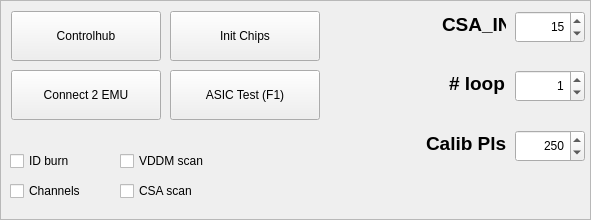
  <widget class="QFrame" name="EMU_SETTINGS">
   <property name="geometry">
    <rect>
     <x>479</x>
     <y>2</y>
     <width>591</width>
     <height>220</height>
    </rect>
   </property>
   <property name="statusTip">
    <string notr="true"/>
   </property>
   <property name="styleSheet">
    <string notr="true"/>
   </property>
   <property name="frameShape">
    <enum>QFrame::StyledPanel</enum>
   </property>
   <property name="frameShadow">
    <enum>QFrame::Raised</enum>
   </property>
   <widget class="QSpinBox" name="sbCSAIN">
    <property name="geometry">
     <rect>
      <x>515</x>
      <y>11</y>
      <width>70</width>
      <height>32</height>
     </rect>
    </property>
    <property name="sizePolicy">
     <sizepolicy hsizetype="Minimum" vsizetype="Preferred">
      <horstretch>0</horstretch>
      <verstretch>0</verstretch>
     </sizepolicy>
    </property>
    <property name="layoutDirection">
     <enum>Qt::LeftToRight</enum>
    </property>
    <property name="alignment">
     <set>Qt::AlignRight|Qt::AlignTrailing|Qt::AlignVCenter</set>
    </property>
    <property name="maximum">
     <number>63</number>
    </property>
    <property name="value">
     <number>15</number>
    </property>
   </widget>
   <widget class="QLabel" name="lbCSAIN">
    <property name="geometry">
     <rect>
      <x>442</x>
      <y>11</y>
      <width>64</width>
      <height>27</height>
     </rect>
    </property>
    <property name="font">
     <font>
      <pointsize>14</pointsize>
      <weight>75</weight>
      <bold>true</bold>
     </font>
    </property>
    <property name="text">
     <string>CSA_IN</string>
    </property>
   </widget>
   <widget class="QToolButton" name="pbASIC">
    <property name="geometry">
     <rect>
      <x>170</x>
      <y>70</y>
      <width>150</width>
      <height>50</height>
     </rect>
    </property>
    <property name="sizePolicy">
     <sizepolicy hsizetype="Maximum" vsizetype="Fixed">
      <horstretch>1</horstretch>
      <verstretch>0</verstretch>
     </sizepolicy>
    </property>
    <property name="toolTip">
     <string notr="true"/>
    </property>
    <property name="statusTip">
     <string notr="true"/>
    </property>
    <property name="whatsThis">
     <string notr="true"/>
    </property>
    <property name="accessibleName">
     <string notr="true"/>
    </property>
    <property name="accessibleDescription">
     <string notr="true"/>
    </property>
    <property name="text">
     <string>ASIC Test (F1)</string>
    </property>
   </widget>
   <widget class="QSpinBox" name="sbCalibPls">
    <property name="geometry">
     <rect>
      <x>515</x>
      <y>130</y>
      <width>70</width>
      <height>32</height>
     </rect>
    </property>
    <property name="sizePolicy">
     <sizepolicy hsizetype="Minimum" vsizetype="Preferred">
      <horstretch>0</horstretch>
      <verstretch>0</verstretch>
     </sizepolicy>
    </property>
    <property name="layoutDirection">
     <enum>Qt::LeftToRight</enum>
    </property>
    <property name="alignment">
     <set>Qt::AlignRight|Qt::AlignTrailing|Qt::AlignVCenter</set>
    </property>
    <property name="maximum">
     <number>255</number>
    </property>
    <property name="value">
     <number>250</number>
    </property>
   </widget>
   <widget class="QLabel" name="lbCalibPls">
    <property name="geometry">
     <rect>
      <x>426</x>
      <y>130</y>
      <width>80</width>
      <height>27</height>
     </rect>
    </property>
    <property name="font">
     <font>
      <pointsize>14</pointsize>
      <weight>75</weight>
      <bold>true</bold>
     </font>
    </property>
    <property name="text">
     <string>Calib Pls.</string>
    </property>
   </widget>
   <widget class="QSpinBox" name="sbLoopPls">
    <property name="geometry">
     <rect>
      <x>515</x>
      <y>70</y>
      <width>70</width>
      <height>32</height>
     </rect>
    </property>
    <property name="sizePolicy">
     <sizepolicy hsizetype="Minimum" vsizetype="Preferred">
      <horstretch>0</horstretch>
      <verstretch>0</verstretch>
     </sizepolicy>
    </property>
    <property name="layoutDirection">
     <enum>Qt::LeftToRight</enum>
    </property>
    <property name="alignment">
     <set>Qt::AlignRight|Qt::AlignTrailing|Qt::AlignVCenter</set>
    </property>
    <property name="minimum">
     <number>0</number>
    </property>
    <property name="maximum">
     <number>999999999</number>
    </property>
    <property name="value">
     <number>1</number>
    </property>
   </widget>
   <widget class="QLabel" name="lbLoopPls">
    <property name="geometry">
     <rect>
      <x>449</x>
      <y>70</y>
      <width>57</width>
      <height>27</height>
     </rect>
    </property>
    <property name="font">
     <font>
      <pointsize>14</pointsize>
      <weight>75</weight>
      <bold>true</bold>
     </font>
    </property>
    <property name="text">
     <string># loop</string>
    </property>
   </widget>
   <widget class="QCheckBox" name="cbVDDMscan">
    <property name="geometry">
     <rect>
      <x>120</x>
      <y>150</y>
      <width>101</width>
      <height>22</height>
     </rect>
    </property>
    <property name="text">
     <string>VDDM scan</string>
    </property>
   </widget>
   <widget class="QCheckBox" name="cbCSAscan">
    <property name="geometry">
     <rect>
      <x>120</x>
      <y>180</y>
      <width>88</width>
      <height>22</height>
     </rect>
    </property>
    <property name="text">
     <string>CSA scan</string>
    </property>
   </widget>
   <widget class="QCheckBox" name="cbIDburn">
    <property name="geometry">
     <rect>
      <x>10</x>
      <y>150</y>
      <width>88</width>
      <height>22</height>
     </rect>
    </property>
    <property name="text">
     <string>ID burn</string>
    </property>
   </widget>
   <widget class="QCheckBox" name="cbChannels">
    <property name="geometry">
     <rect>
      <x>10</x>
      <y>180</y>
      <width>101</width>
      <height>22</height>
     </rect>
    </property>
    <property name="text">
     <string>Channels</string>
    </property>
   </widget>
   <widget class="QToolButton" name="pbControlHub">
    <property name="geometry">
     <rect>
      <x>11</x>
      <y>11</y>
      <width>150</width>
      <height>50</height>
     </rect>
    </property>
    <property name="sizePolicy">
     <sizepolicy hsizetype="Maximum" vsizetype="Fixed">
      <horstretch>1</horstretch>
      <verstretch>0</verstretch>
     </sizepolicy>
    </property>
    <property name="toolTip">
     <string notr="true"/>
    </property>
    <property name="statusTip">
     <string notr="true"/>
    </property>
    <property name="whatsThis">
     <string notr="true"/>
    </property>
    <property name="accessibleName">
     <string notr="true"/>
    </property>
    <property name="accessibleDescription">
     <string notr="true"/>
    </property>
    <property name="autoFillBackground">
     <bool>true</bool>
    </property>
    <property name="text">
     <string>Controlhub</string>
    </property>
   </widget>
   <widget class="QToolButton" name="pbConnect2EMU">
    <property name="geometry">
     <rect>
      <x>11</x>
      <y>70</y>
      <width>150</width>
      <height>50</height>
     </rect>
    </property>
    <property name="sizePolicy">
     <sizepolicy hsizetype="Maximum" vsizetype="Fixed">
      <horstretch>1</horstretch>
      <verstretch>0</verstretch>
     </sizepolicy>
    </property>
    <property name="toolTip">
     <string notr="true"/>
    </property>
    <property name="statusTip">
     <string notr="true"/>
    </property>
    <property name="whatsThis">
     <string notr="true"/>
    </property>
    <property name="accessibleName">
     <string notr="true"/>
    </property>
    <property name="accessibleDescription">
     <string notr="true"/>
    </property>
    <property name="text">
     <string>Connect 2 EMU</string>
    </property>
   </widget>
   <widget class="QToolButton" name="pbInitChips">
    <property name="geometry">
     <rect>
      <x>170</x>
      <y>11</y>
      <width>150</width>
      <height>50</height>
     </rect>
    </property>
    <property name="sizePolicy">
     <sizepolicy hsizetype="Maximum" vsizetype="Fixed">
      <horstretch>1</horstretch>
      <verstretch>0</verstretch>
     </sizepolicy>
    </property>
    <property name="toolTip">
     <string notr="true"/>
    </property>
    <property name="statusTip">
     <string notr="true"/>
    </property>
    <property name="whatsThis">
     <string notr="true"/>
    </property>
    <property name="accessibleName">
     <string notr="true"/>
    </property>
    <property name="accessibleDescription">
     <string notr="true"/>
    </property>
    <property name="text">
     <string>Init Chips</string>
    </property>
   </widget>
  </widget>
